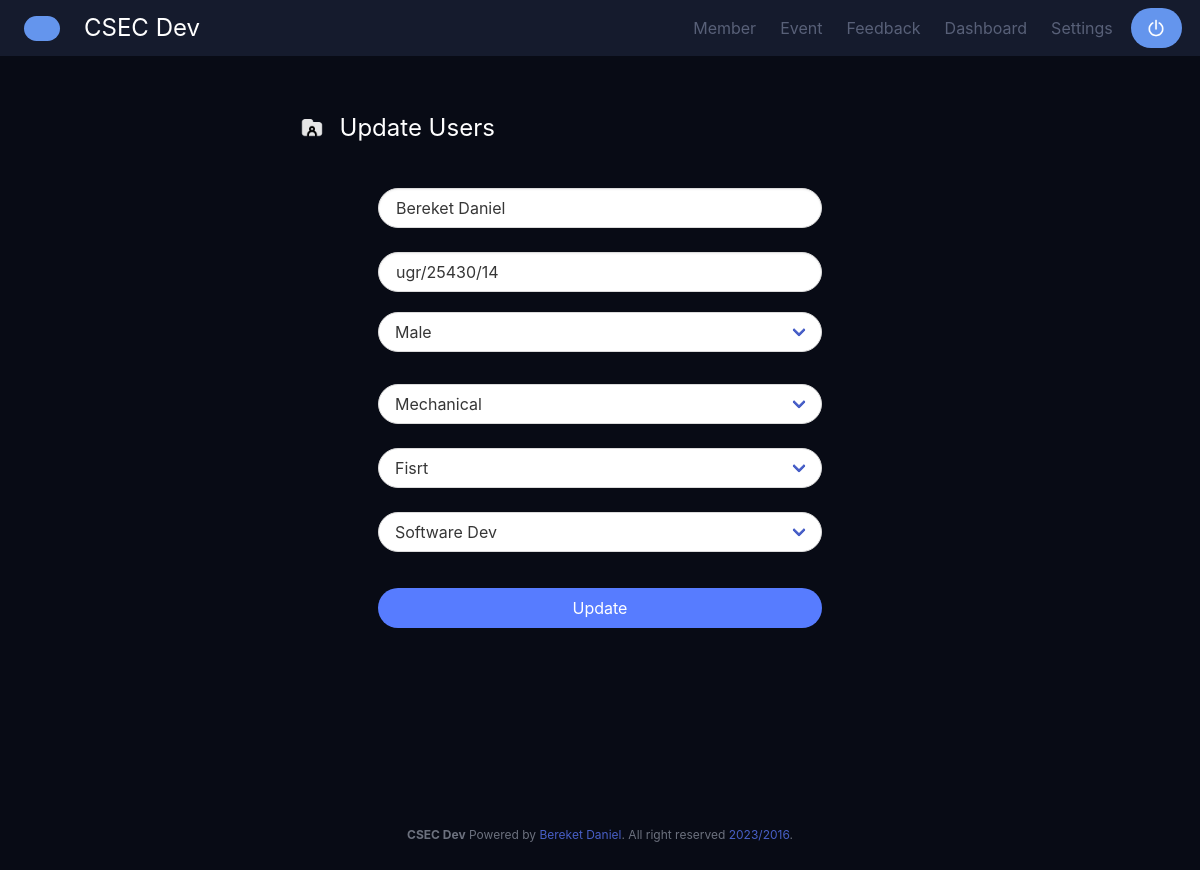
The app's page /member/updateMember/1/ with its own data.
### DevApp/models.py (models this page shows, shortened)
class Member(models.Model):
  fisrtname = models.CharField(max_length=255)
  ugr = models.CharField(max_length=255)
  sex = models.CharField(max_length=255)
  department  = models.CharField(max_length=255)
  year = models.CharField(max_length=255)
  skill = models.CharField(max_length=255)

### DevApp/views.py (the view)
# urls.py: path('member/updateMember/<int:id>/', views.updateMember, name = "updateMember"),
def updateMember(request,id):
    memberListU = Member.objects.get(id=id)
    template = loader.get_template('edituser.html')
    context = {
    'memberListU': memberListU,
     }
    return HttpResponse(template.render(context, request))

### templates/edituser.html (shortened to what this page needs)
{% extends 'base.html' %}
{% load static %}
{% block content %}
<form action="updateMemberRecord/{{ memberListU.id }}" method="post">
    <div class="columns  ">
        <div class="column is-three-fifths is-left" >
            <span class="icon-text ">
              <span class="icon mt-3">
                <img src="{% static "images/folder.png" %}" >
              </span>
              <span class="column has-text-white has-text-weight-normal is-size-4  has-text-left">Update Users</span>
            </span>
        </div>
      </div>
    <div class="columns is-centered is-half" style="height:80vh;">
      <div class="column is-half" >
        <div class="column"><input name="new_pass" class="input is-rounded is-fullwidth" type="text" placeholder="Username" value="{{memberListU.fisrtname}}"></div>
        <div class="column"><input name="new_pass" class="input is-rounded is-fullwidth  pb-2" type="text" placeholder="ID"  value="{{memberListU.ugr}}"></div>
        <div class="columns  pl-3 pr-3 pt-2">
            <div class="column ">
                <div class="select  is-rounded  is-fullwidth">
                    <select name="user_sex" value="{{memberListU.sex}}">
                        <option>Male</option>
                    </select>
                </div>
            </div>
        </div>
        <div class="columns  pl-3 pr-3 pt-2">
          <div class="column ">
              <div class="select  is-rounded  is-fullwidth ">
                  <select name="type_user"  value="{{memberListU.department}}" >
                      <option class="has-text-info">Mechanical </option>
                  </select>
              </div>
          </div>
      </div>
      <div class="columns  pl-3 pr-3 ">
        <div class="column ">
            <div class="select  is-rounded  is-fullwidth">
                <select name="type_user" value="{{memberListU.year}}">
                    <option>Fisrt</option>
                </select>
            </div>
        </div>
    </div>
      <div class="columns  pl-3 pr-3 ">
        <div class="column ">
            <div class="select  is-rounded  is-fullwidth">
                <select name="type_user" value="{{memberListU.skill}}">
                    <option>Software Dev</option>
                </select>
            </div>
        </div>
    </div>
    <div class="columns is-centered  pl-3 pr-3 pt-3">
        <div class="column ">
          <div>
          <button class="button is-fullwidth is-rounded " style="background-color: #577CFF; color: white; border: none;  " ><div class="is-size-6" id="btn">Update </div></button>
          </div>
        </div>
    </div>
    </div>
    </div>
  </form>
{% endblock %}

### records on screen
Member: new_pass "Bereket Daniel", new_pass "ugr/25430/14", user_sex "Male", type_user "Mechanical", type_user "Fisrt", type_user "Software Dev"
